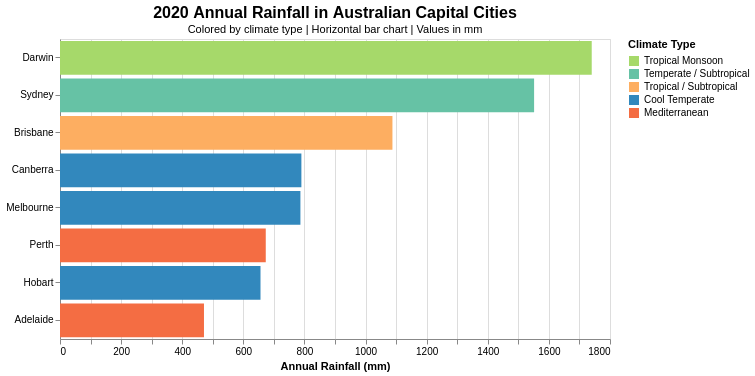

This figure's Vega-Lite source:
### Vega-Lite specification from a JSON file in a GitHub repository (floating-point values rounded to 4 significant figures)
{"$schema": "https://vega.github.io/schema/vega-lite/v5.json", "title": {"text": "2020 Annual Rainfall in Australian Capital Cities", "subtitle": "Colored by climate type | Horizontal bar chart | Values in mm", "fontSize": 16, "subtitleFontSize": 11}, "width": 550, "height": 300, "data": {"values": [{"city": "Darwin", "rainfall": 1740.0, "climate": "Tropical Monsoon"}, {"city": "Sydney", "rainfall": 1552.0, "climate": "Temperate / Subtropical"}, {"city": "Brisbane", "rainfall": 1088.0, "climate": "Tropical / Subtropical"}, {"city": "Canberra", "rainfall": 790.0, "climate": "Cool Temperate"}, {"city": "Melbourne", "rainfall": 786.8, "climate": "Cool Temperate"}, {"city": "Perth", "rainfall": 673.4, "climate": "Mediterranean"}, {"city": "Hobart", "rainfall": 656.2, "climate": "Cool Temperate"}, {"city": "Adelaide", "rainfall": 471.2, "climate": "Mediterranean"}]}, "mark": "bar", "encoding": {"y": {"field": "city", "type": "nominal", "title": null, "sort": "-x"}, "x": {"field": "rainfall", "type": "quantitative", "title": "Annual Rainfall (mm)", "axis": {"format": "d"}}, "color": {"field": "climate", "type": "nominal", "title": "Climate Type", "scale": {"domain": ["Tropical Monsoon", "Temperate / Subtropical", "Tropical / Subtropical", "Cool Temperate", "Mediterranean"], "range": ["#a6d96a", "#66c2a5", "#fdae61", "#3288bd", "#f46d43"]}}, "tooltip": [{"field": "city", "type": "nominal", "title": "City"}, {"field": "rainfall", "type": "quantitative", "title": "Rainfall (mm)", "format": ".1f"}, {"field": "climate", "type": "nominal", "title": "Climate Type"}]}}
